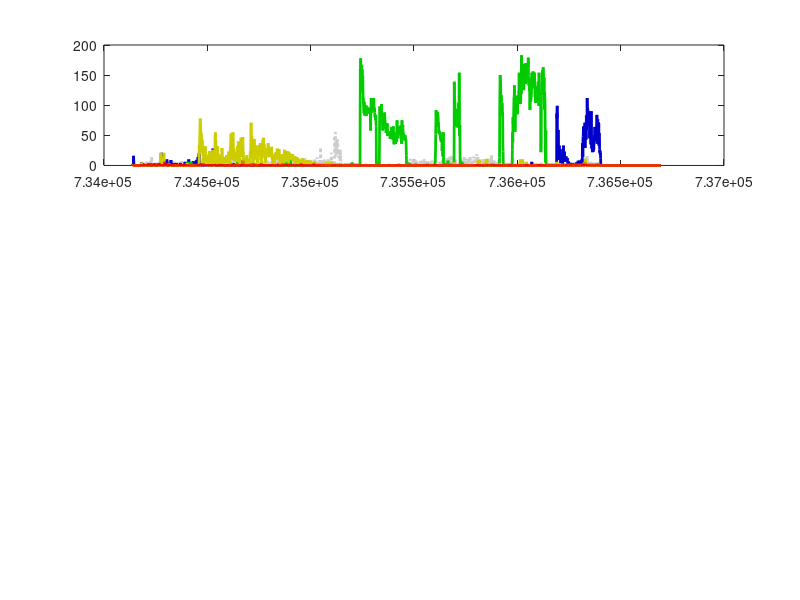

Here is the MATLAB script that generated this plot: (Note: this script raises an error after producing the figure.)
%% Make Raung RaungCatalog from Earthquake Counts

    % Load Excel data for daily earthquake counts at Raung
load('RaungGempaJumlah2010-2015.mat')

    % Initialize RaungCatalog
RaungCatalog.VulkanikA = [];
RaungCatalog.VulkanikB = [];
RaungCatalog.TektonikJauh = [];
RaungCatalog.TektonikLokal = [];
RaungCatalog.Tremor = [];
RaungCatalog.Hembusan = [];

    % convert daily counts to a RaungCatalog
for n = 1:length(Tanggal)
    
    RaungCatalog2.VulkanikA = [RaungCatalog.VulkanikA; repmat(Tanggal(n), [VulkanikA(n) 1])];
    RaungCatalog2.VulkanikB = [RaungCatalog.VulkanikB; repmat(Tanggal(n), [VulkanikB(n) 1])];
    RaungCatalog2.TektonikLokal = [RaungCatalog.TektonikLokal; repmat(Tanggal(n), [TektonikLokal(n) 1])];
    RaungCatalog.TektonikJauh = [RaungCatalog.TektonikJauh; repmat(Tanggal(n), [TektonikJauh(n) 1])];
    RaungCatalog.Tremor = [RaungCatalog.Tremor; repmat(Tanggal(n), [Tremor(n) 1])];
    RaungCatalog.Hembusan = [RaungCatalog.Hembusan; repmat(Tanggal(n), [Hembusan(n) 1])];

end

    % convert RaungCatalog to the equivalent of the jiggle RaungCatalog format that is used in the beta tests
beta_catalog.DateTime = RaungCatalog2.VulkanikB;

%% Plot Raung Events Per Day

figure;
eventax1 = subplot(311);
plot(Tanggal, TektonikJauh, ':', 'Color', [0.8 0.8 0.8], 'LineWidth', 2); hold on;
plot(Tanggal, Hembusan, '-', 'Color', [0 0 0.8], 'LineWidth', 2);
plot(Tanggal, Tremor, '-', 'Color', [0 0.8 0], 'LineWidth', 2);
plot(Tanggal, VulkanikB, '-', 'Color', [0.8 0.8 0], 'LineWidth', 2);
plot(Tanggal, TektonikLokal, '-', 'Color', [0.8 0.5 0], 'LineWidth', 2);
plot(Tanggal, VulkanikA, '-', 'Color', [1 0 0], 'LineWidth', 2);
plot(datetime(datestr(Tanggal(1))),NaN)
datetick('x','yyyy/mm/dd')
legend('Tektonik Jauh','Hembusan','Tremor','Vulkanik B','Tektonik Local','Vulkanik A','Location','northwest')
title('Raung - Daily Event Counts','FontSize',12)
ylabel('Daily Counts','FontSize',12,'FontWeight','bold')

eventax2 = subplot(312);
plot(Tanggal, TektonikJauh, ':', 'Color', [0.8 0.8 0.8], 'LineWidth', 2); hold on;
plot(Tanggal, Hembusan + Tremor + VulkanikB, '-', 'Color', [0 0 0.8], 'LineWidth', 2);
plot(Tanggal, TektonikLokal + VulkanikA, '-', 'Color', [0.8 0 0], 'LineWidth', 2);
% plot(datetime(datestr(Tanggal(1))),NaN)
datetick('x','yyyy/mm/dd')
legend('Tektonik Jauh','Lower Frequencies (Volcanic)','Higher Frequencies (Volcanic)','Location','northwest')
ylabel('Daily Counts','FontSize',12,'FontWeight','bold')

KBUR_rsam_plots
